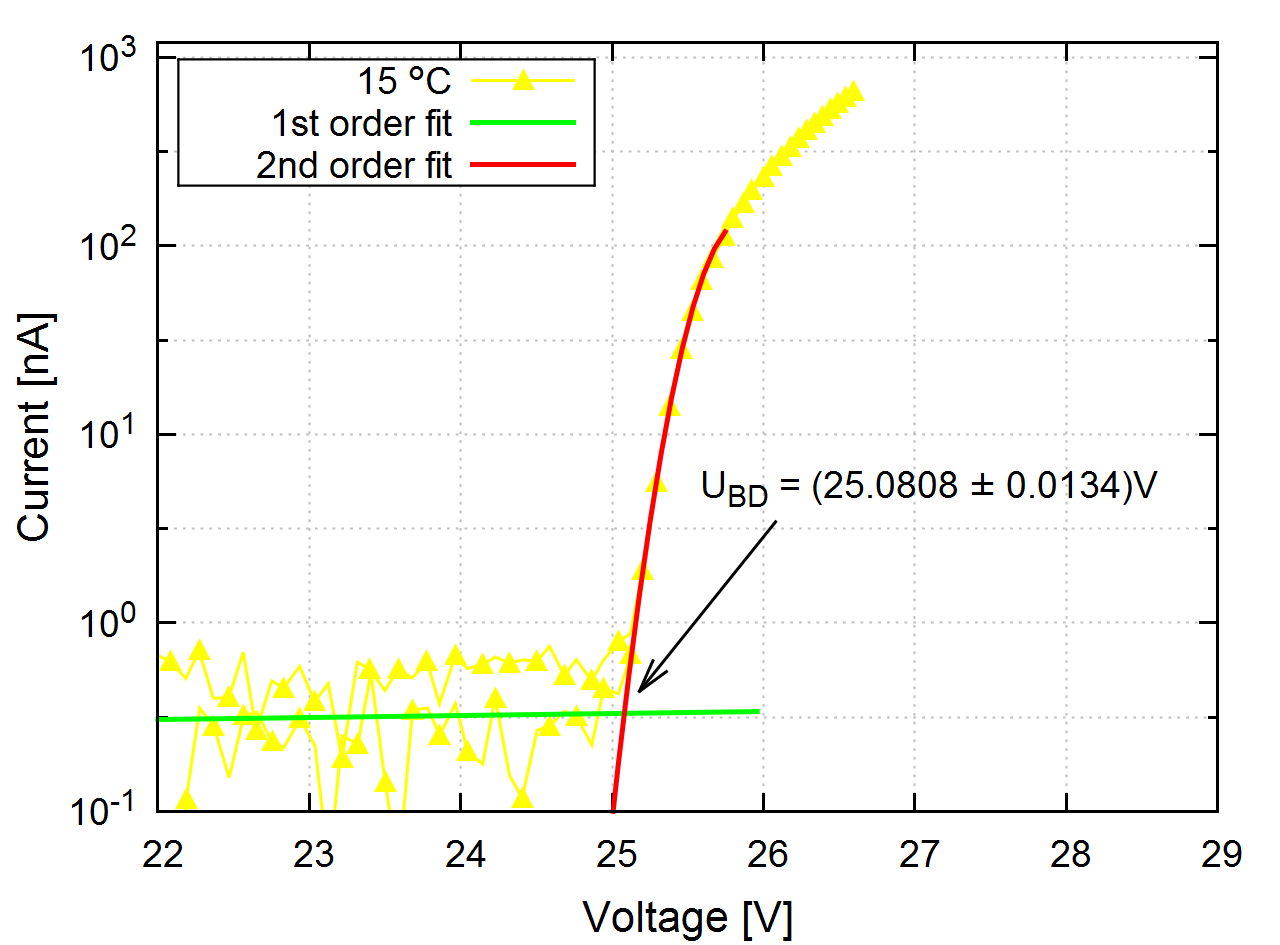

The script that drew this image:
# use with gnuplot

#set title "Single SiPM (logscale)"

set terminal wxt size 1280,1024 enhanced font "Arial, 28"
set termoptions enhanced

set style line 101 lc "black" lt 1 lw 3 pt 9 ps 3 pi 2

set border front ls 101

set xrange [22:29]
set yrange [-1:log10(1200)]

set xlabel "Voltage [V]" offset 0 font "Arial, 32"
set ylabel "Current [nA]" offset 0 font "Arial, 32"

#set key outside
set key left top box lw 2 opaque

set ytics 1
set mytics 2
#set xtics 5
#set mxtics 2
set ticscale 1
set tics in
set format y "10^{%1.0f}"

set grid lc "grey" lw 2
set grid mxtics
set grid mytics

#set logscale y

set style line 1 lc "yellow" lt 1 lw 3 pt 9 ps 3 pi 2

m = 1
y0 = 1
A = 1
B = 1
C = 1

x_min1 = 0
x_max1 = 25

x_min2 = 25.2
x_max2 = 25.8

pol1(x) = ( x > x_min1 && x < x_max1+1 ) ? m*x+y0 : 1/0
pol2(x) = ( x > x_min2-1 && x < x_max2 ) ? A*x**2+B*x+C : 1/0

set fit errorvariables

yoffset = 7.42836

#($3-yoffset)

fit [x_min1:x_max1] pol1(x) "iu_curve_4x1n6_15gC.txt" using 2:(log10($3-yoffset)) via m,y0
fit [x_min2:x_max2] pol2(x) "iu_curve_4x1n6_15gC.txt" using 2:(log10($3-yoffset)) via A,B,C

x1 = -(B-m)/(2.0*A) + sqrt((((B-m)/((2.0*A)))**2.0)-((C-y0)/A))
x2 = -(B-m)/(2.0*A) - sqrt((((B-m)/((2.0*A)))**2.0)-((C-y0)/A))

y1 = m*x1+y0
#y2 = pol1(x1) 

if (x1<x2) x1_err = \
	-((2*B - 2*m + sqrt(2)*A*sqrt((B - 2*C - m + 2*y0)/A))/(4*A**2)) * A_err \
	+ (1/(2*A) + 1/(4* A* sqrt((B - m)/(2* A) - (C - y0)/A))) *B_err \
	-(1/(2 *A* sqrt((B - m)/(2* A) - (C - y0)/A))) *C_err \
	-((1/(2* A)) - 1/(4 *A* sqrt((B - m)/(2 *A) - (C - y0)/A))) *m_err \
	+(1/(4 *A* sqrt((B - m)/(2 *A) - (C - y0)/A)))*y0_err; \
	else x2_err = \
	-((-2*B + 2*m + sqrt(2)*A*sqrt((B - 2*C - m + 2*y0)/A))/(4*A**2)) * A_err \
	+ (1/(2*A) - 1/(4* A* sqrt((B - m)/(2* A) - (C - y0)/A))) *B_err \
	+(1/(2 *A* sqrt((B - m)/(2* A) - (C - y0)/A))) *C_err \
	+((1/(2* A)) - 1/(4 *A* sqrt((B - m)/(2 *A) - (C - y0)/A))) *m_err \
	+(1/(4 *A* sqrt((B - m)/(2 *A) - (C - y0)/A)))*y0_err

if (x1<x2) set label 1 sprintf("U_{BD} = (%2.4f {/Symbol \261} %2.4f)V",x1,x1_err) at x1+0.5,y1+1.2 font "Arial, 28"; \
	else set label 2 sprintf("U_{BD} = (%2.4f {/Symbol \261} %2.4f)V",x2,x2_err) at x2+0.5,y1+1.2 font "Arial, 28"

if (x1<x2) set arrow 1 from x1+1,y1+1 to x1+0.1,y1+0.1 lw 3 front ; \
	else set arrow 1 from x2+1,y1+1 to x2+0.1,y1+0.1 lw 3 front



plot \
	"iu_curve_4x1n6_15gC.txt" using 2:(log10($3-yoffset)) with lp ls 1 title "15 {/Symbol \260}C", \
	pol1(x) lw 5 lc "green" title "1st order fit", \
	pol2(x) lw 5 lc "red" title "2nd order fit"


	
	
	
	
	
	
	
	
	
	
	
	
	
	
	
	
	
	
	
	
